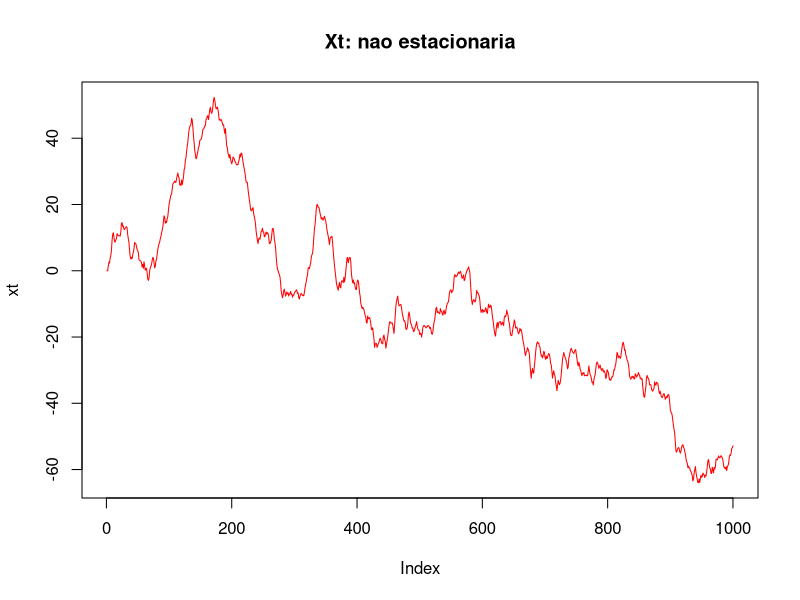
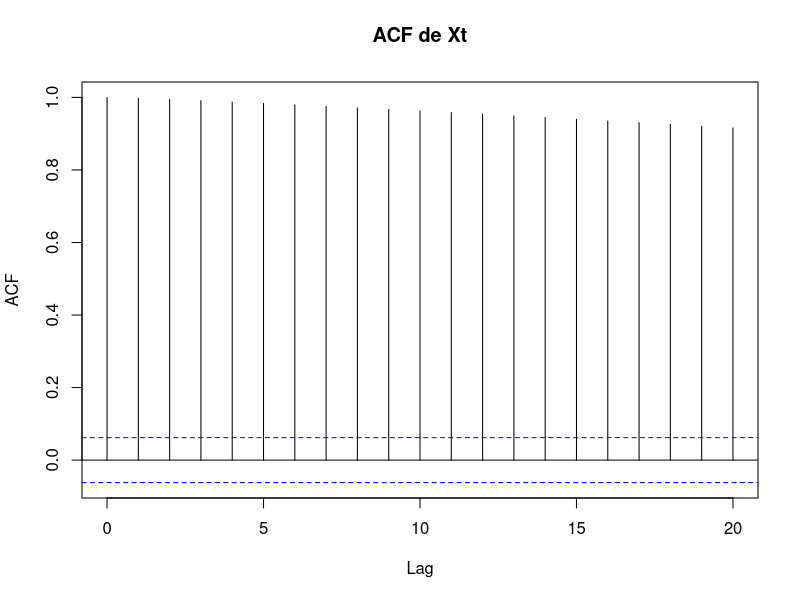
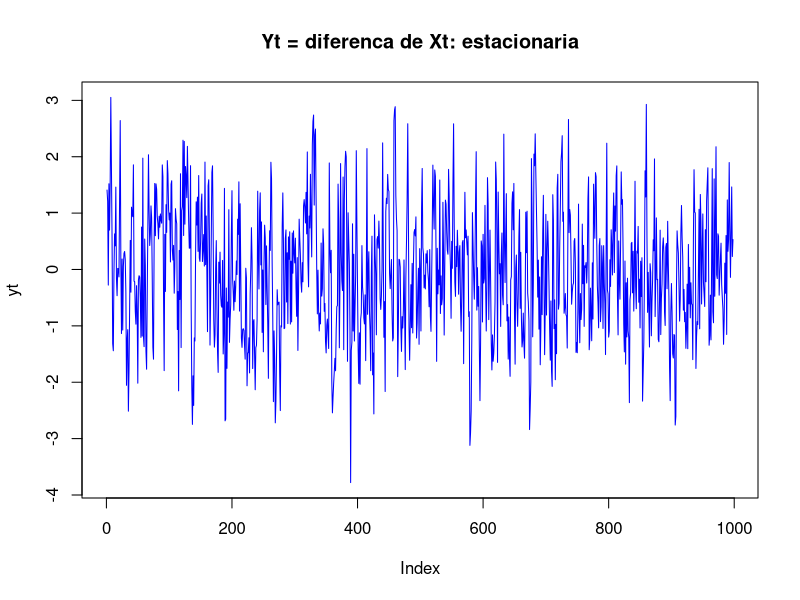
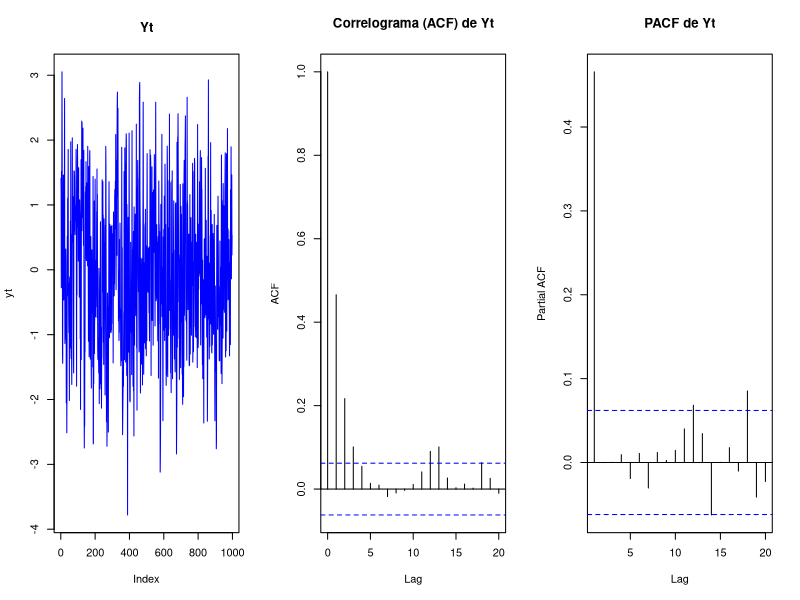
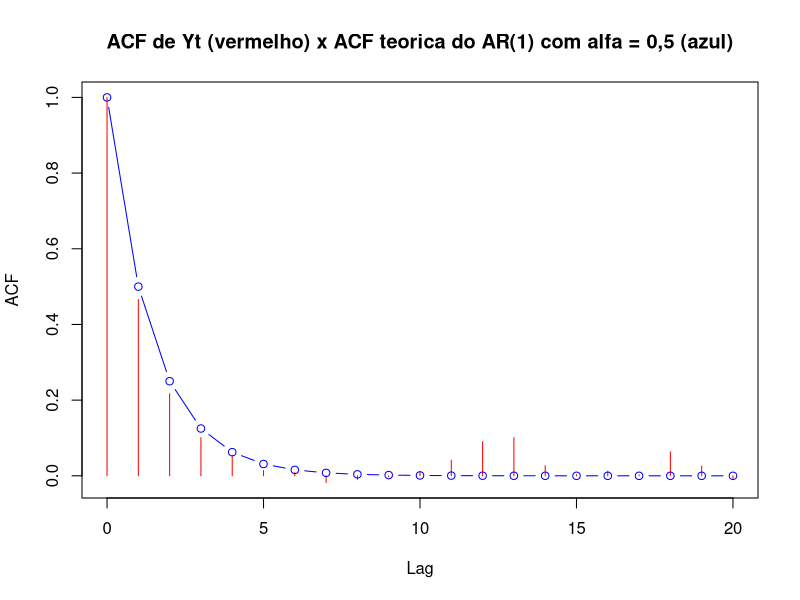
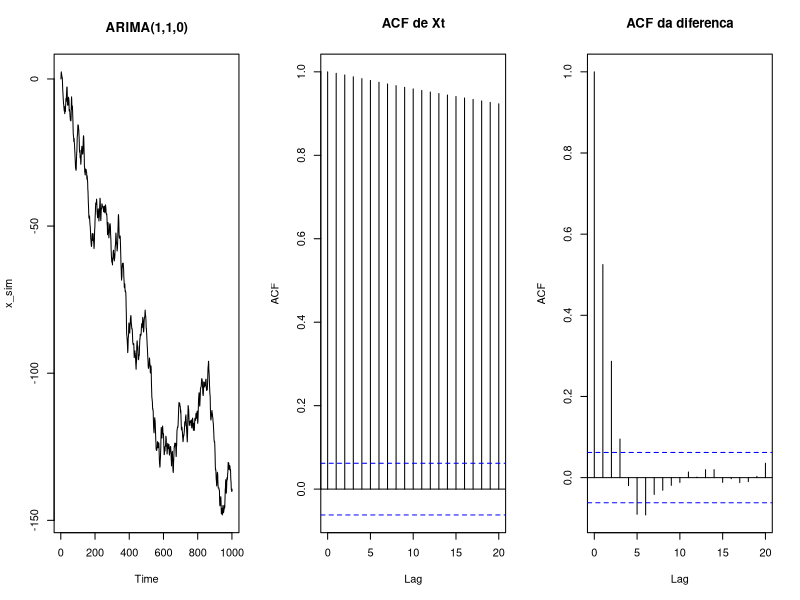

These charts were generated, in order, by the following R code:
# ==========================================================================
# 3o TRABALHO PRATICO - QUESTAO 6
# Serie temporal:  Xt = (3/2)*X(t-1) - (1/2)*X(t-2) + Zt
#   a) Mostrar que a serie e NAO estacionaria.
#   b) Mostrar que Yt = diferenca de Xt (Yt = Xt - X(t-1)) e estacionario.
#   c) Simular no R uma serie de 1000 valores para Xt e, a partir dela,
#      produzir uma serie de 998 valores de Yt.
#   d) Plotar o correlograma de Yt e comentar o resultado.
#
# BASEADO NAS AULAS DO PROFESSOR:
#   Aulas/10/01-AR.R e Aulas-11/00-AR.R : gerar o AR(2) com o 'for' (xt <- 1:2 ...),
#       kpss.test, acf, pacf, arima.sim
#   Slides "Processos Autoregressivos": raizes de Phi(B) = 0 fora do circulo unitario
#       e as condicoes do triangulo do AR(2)
#   Slides Aulas-11 (ARMA-ARIMA, "Modelos Nao Estacionarios"):
#       Wt = (1 - B)^d Xt ; "se a serie e nao estacionaria o decaimento do correlograma
#       e muito lento" ; d = 1 e o valor mais usado
#   Aulas/09/ProcEstocasticos.r : diff() e acf() (passeio aleatorio)
# ==========================================================================

library(tseries)      # traz o kpss.test e o adf.test (testes de estacionariedade)
graphics.off()        # fecha graficos antigos que possam ter ficado abertos
set.seed(13679821)    # semente do professor (Aulas/09/ProcEstocasticos.r): trava o sorteio
                      # e os resultados saem IGUAIS toda vez que o script for rodado
n <- 1000             # numero de valores da serie Xt (o enunciado pede 1000)

# --------------------------------------------------------------------------
# (a) Xt e NAO estacionaria?  Teoria: raizes do polinomio Phi(B)
# --------------------------------------------------------------------------
# Xt = 1,5*X(t-1) - 0,5*X(t-2) + Zt     ->  alfa1 = 1,5  e  alfa2 = -0,5
# Phi(B) = 1 - 1,5*B + 0,5*B^2 = 0. As raizes precisam ficar FORA do circulo unitario.
raizes <- polyroot(c(1, -1.5, 0.5))  # coeficientes do menor para o maior grau: 1, -1,5, 0,5
raizes                               # 1 e 2
Mod(raizes)                          # modulos: 1 e 2. A raiz 1 esta SOBRE o circulo (raiz unitaria)

# Condicoes do triangulo para o AR(2) (as 3 precisam ser TRUE para ser estacionario):
a1 <- 1.5
a2 <- -0.5
a1 + a2 < 1                          # 1 < 1  -> FALSE  (reprovou, deu exatamente 1)
a2 - a1 < 1                          # -2 < 1 -> TRUE
(a2 > -1) & (a2 < 1)                 # -1 < -0,5 < 1 -> TRUE

# --------------------------------------------------------------------------
# (c) Simular 1000 valores de Xt (como o professor faz no 01-AR.R, exemplo do AR(2))
# --------------------------------------------------------------------------
xt <- c(0, 0)                        # dois valores iniciais (o AR(2) precisa de t-1 e t-2)
for (i in 3:n) {
  xt[i] <- 1.5 * xt[i - 1] - 0.5 * xt[i - 2] + rnorm(1, 0, 1)
}
length(xt)                           # 1000 valores
plot(xt, type = "l", col = "red", main = "Xt: nao estacionaria")
# A serie vaga e se afasta sem voltar para uma media fixa.

# Testes (os mesmos comentarios do professor no 00-AR.R):
kpss.test(xt, null = "L")            # H0: estacionaria.  p < 0,05 -> REJEITA -> nao estacionaria
adf.test(xt, alternative = "stationary")   # H0: raiz unitaria.  p > 0,05 -> NAO rejeita

acf(xt, lag.max = 20, main = "ACF de Xt")  # cai MUITO devagar = sinal de nao estacionariedade

# --------------------------------------------------------------------------
# (b) e (c) Yt = Xt - X(t-1)  (a primeira diferenca)
# --------------------------------------------------------------------------
# Teoria: Phi(B) = (1 - B)(1 - 0,5*B). O fator (1 - B) e a raiz unitaria, e e a diferenca:
#   Yt = (1 - B)*Xt = Xt - X(t-1)   ->   (1 - 0,5*B)*Yt = Zt   ->   Yt = 0,5*Y(t-1) + Zt
# Ou seja, Yt e um AR(1) com alfa = 0,5. A raiz de 1 - 0,5*B = 0 e B = 2 (> 1): ESTACIONARIO.
Mod(polyroot(c(1, -0.5)))            # 2 > 1  -> fora do circulo -> Yt e estacionario

# Calculo no R: diff(xt) tem 999 valores (Y2, ..., Y1000).
# O primeiro (Y2 = X2 - X1) usa os dois valores iniciais (0 e 0) que NOS escolhemos,
# entao descartamos ele e ficam os 998 valores que o enunciado pede.
yt <- diff(xt)[-1]
length(yt)                           # 998 valores

plot(yt, type = "l", col = "blue", main = "Yt = diferenca de Xt: estacionaria")
kpss.test(yt, null = "L")            # agora p >= 0,05: NAO rejeita -> estacionaria
adf.test(yt, alternative = "stationary")   # agora p < 0,05: rejeita a raiz unitaria -> estacionaria

# --------------------------------------------------------------------------
# (d) Correlograma de Yt (ACF e PACF)
# --------------------------------------------------------------------------
par(mfrow = c(1, 3))
plot(yt, type = "l", col = "blue", main = "Yt")
acf(yt, type = "correlation", lag.max = 20, main = "Correlograma (ACF) de Yt")
pacf(yt, lag.max = 20, main = "PACF de Yt")
par(mfrow = c(1, 1))

# ACF teorica de um AR(1) com alfa = 0,5 (como o professor faz no 01-AR.R): rho(k) = 0,5^k
acft <- 0
for (k in 0:20) {
  acft[k + 1] <- 0.5^k
}
acft                                 # 1, 0,5, 0,25, 0,125, ... decai rapido
lag <- 0:20
a <- acf(yt, lag.max = 20, plot = FALSE)
plot(a$lag, a$acf, type = "h", col = "red", xlab = "Lag", ylab = "ACF",
     main = "ACF de Yt (vermelho) x ACF teorica do AR(1) com alfa = 0,5 (azul)")
lines(a$lag, acft, type = "b", col = "blue")
round(a$acf[2:6], 3)                 # estimada: lags 1 a 5 (rho(1) perto de 0,5)
round(acft[2:6], 3)                  # teorica:  0,5  0,25  0,125  0,062  0,031

# Conferindo que Yt e mesmo um AR(1) com alfa perto de 0,5 (funcao arima, como no curso):
arima(yt, order = c(1, 0, 0), include.mean = FALSE)

# Conferencia com arima.sim (como o professor faz): ARIMA(1,1,0) com ar = 0,5
# (nota: o Xt do enunciado e exatamente um ARIMA(1,1,0))
x_sim <- arima.sim(n = 1000, list(order = c(1, 1, 0), ar = c(0.5)))
par(mfrow = c(1, 3))
plot.ts(x_sim, main = "ARIMA(1,1,0)")
acf(x_sim, lag.max = 20, main = "ACF de Xt")
acf(diff(x_sim), lag.max = 20, main = "ACF da diferenca")
par(mfrow = c(1, 1))

# --------------------------------------------------------------------------
# RESUMO
# --------------------------------------------------------------------------
data.frame(
  item = c("(a) Xt estacionaria?", "(b) Yt estacionaria?", "(d) correlograma de Yt"),
  resposta = c("NAO", "SIM", "decai rapido (AR(1), alfa = 0,5)"),
  motivo = c("raiz B = 1 sobre o circulo unitario; alfa1 + alfa2 = 1 (nao < 1)",
             "Yt = 0,5*Y(t-1) + Zt: raiz B = 2 > 1",
             "rho(k) = 0,5^k: 0,5; 0,25; 0,125...; PACF corta no lag 1")
)

# FRASE TECNICA: uma raiz unitaria (|B| = 1) torna a serie nao estacionaria e faz o
# correlograma decair muito devagar; uma diferenciacao (d = 1) elimina essa raiz e o
# Xt vira um ARIMA(p,1,q), cuja diferenca e um ARMA estacionario.
